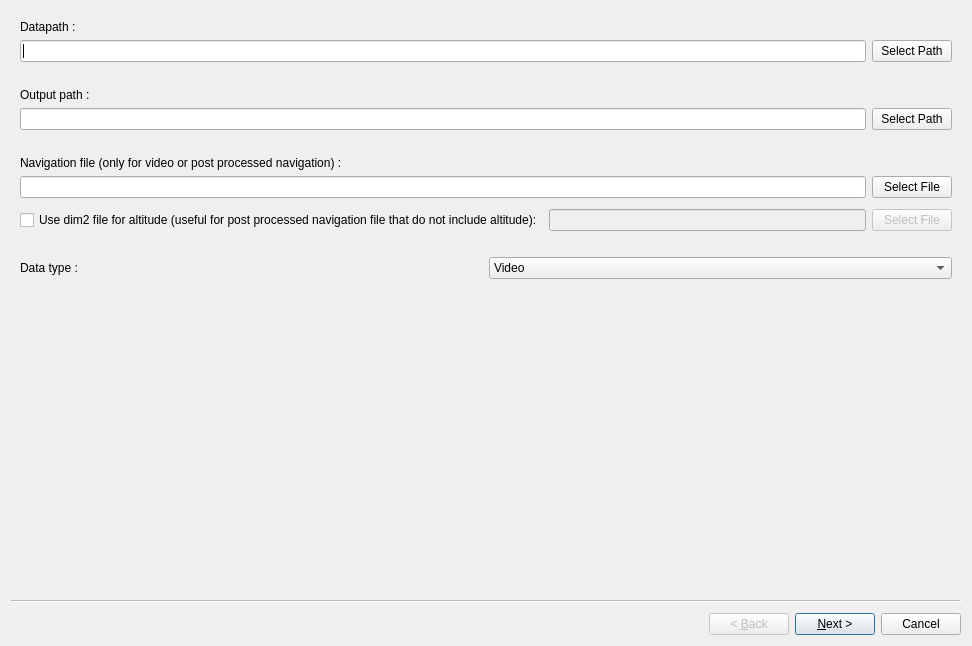
<?xml version="1.0" encoding="UTF-8"?>
<ui version="4.0">
 <class>DataPreprocessingWizard</class>
 <widget class="QWizard" name="DataPreprocessingWizard">
  <property name="geometry">
   <rect>
    <x>0</x>
    <y>0</y>
    <width>972</width>
    <height>646</height>
   </rect>
  </property>
  <property name="windowTitle">
   <string>Wizard</string>
  </property>
  <widget class="QWizardPage" name="data_selection_page">
   <layout class="QVBoxLayout" name="verticalLayout_2">
    <item>
     <widget class="QLabel" name="label">
      <property name="text">
       <string>Datapath :</string>
      </property>
     </widget>
    </item>
    <item>
     <layout class="QHBoxLayout" name="horizontalLayout">
      <property name="topMargin">
       <number>0</number>
      </property>
      <property name="bottomMargin">
       <number>20</number>
      </property>
      <item>
       <widget class="QLineEdit" name="data_path_line"/>
      </item>
      <item>
       <widget class="QPushButton" name="select_path">
        <property name="text">
         <string>Select Path</string>
        </property>
       </widget>
      </item>
     </layout>
    </item>
    <item>
     <widget class="QLabel" name="label_7">
      <property name="text">
       <string>Output path :</string>
      </property>
     </widget>
    </item>
    <item>
     <layout class="QHBoxLayout" name="horizontalLayout_7">
      <property name="bottomMargin">
       <number>20</number>
      </property>
      <item>
       <widget class="QLineEdit" name="out_data_path_line"/>
      </item>
      <item>
       <widget class="QPushButton" name="select_out_path">
        <property name="text">
         <string>Select Path</string>
        </property>
       </widget>
      </item>
     </layout>
    </item>
    <item>
     <widget class="QLabel" name="label_2">
      <property name="text">
       <string>Navigation file (only for video or post processed navigation) :</string>
      </property>
     </widget>
    </item>
    <item>
     <layout class="QHBoxLayout" name="horizontalLayout_2">
      <property name="topMargin">
       <number>0</number>
      </property>
      <item>
       <widget class="QLineEdit" name="nav_file_line"/>
      </item>
      <item>
       <widget class="QPushButton" name="select_nav_file">
        <property name="text">
         <string>Select File</string>
        </property>
       </widget>
      </item>
     </layout>
    </item>
    <item>
     <layout class="QHBoxLayout" name="horizontalLayout_8">
      <property name="topMargin">
       <number>5</number>
      </property>
      <item>
       <widget class="QCheckBox" name="use_rt_dim2_cb">
        <property name="text">
         <string>Use dim2 file for altitude (useful for post processed navigation file that do not include altitude):</string>
        </property>
       </widget>
      </item>
      <item>
       <widget class="QLineEdit" name="rt_dim2_file">
        <property name="enabled">
         <bool>false</bool>
        </property>
       </widget>
      </item>
      <item>
       <widget class="QPushButton" name="select_dim2_file">
        <property name="enabled">
         <bool>false</bool>
        </property>
        <property name="text">
         <string>Select File</string>
        </property>
       </widget>
      </item>
     </layout>
    </item>
    <item>
     <layout class="QHBoxLayout" name="horizontalLayout_3">
      <property name="topMargin">
       <number>20</number>
      </property>
      <item>
       <widget class="QLabel" name="label_4">
        <property name="text">
         <string>Data type :</string>
        </property>
       </widget>
      </item>
      <item>
       <widget class="QComboBox" name="data_type_combo">
        <item>
         <property name="text">
          <string>Video</string>
         </property>
        </item>
        <item>
         <property name="text">
          <string>Photo</string>
         </property>
        </item>
       </widget>
      </item>
     </layout>
    </item>
   </layout>
  </widget>
  <widget class="QWizardPage" name="select_files_page">
   <layout class="QVBoxLayout" name="verticalLayout">
    <item>
     <widget class="QLabel" name="label_3">
      <property name="text">
       <string>Found files :</string>
      </property>
     </widget>
    </item>
    <item>
     <widget class="QListWidget" name="files_list"/>
    </item>
    <item>
     <layout class="QHBoxLayout" name="horizontalLayout_4">
      <property name="topMargin">
       <number>0</number>
      </property>
      <item>
       <widget class="QPushButton" name="select_all">
        <property name="text">
         <string>Select all</string>
        </property>
       </widget>
      </item>
      <item>
       <widget class="QPushButton" name="deselect_all">
        <property name="text">
         <string>Deselect all</string>
        </property>
       </widget>
      </item>
     </layout>
    </item>
   </layout>
  </widget>
  <widget class="QWizardPage" name="processing_selection">
   <layout class="QVBoxLayout" name="verticalLayout_3">
    <item>
     <widget class="QLabel" name="label_5">
      <property name="text">
       <string>Extraction rate (one image every X seconds, only for video) :</string>
      </property>
     </widget>
    </item>
    <item>
     <layout class="QHBoxLayout" name="horizontalLayout_5">
      <property name="bottomMargin">
       <number>20</number>
      </property>
      <item>
       <widget class="QLabel" name="label_6">
        <property name="text">
         <string>Typical value for ROV 2-3 sec, for scampi 0.33sec</string>
        </property>
       </widget>
      </item>
      <item>
       <widget class="QDoubleSpinBox" name="extract_rate_sb">
        <property name="minimum">
         <double>0.100000000000000</double>
        </property>
        <property name="value">
         <double>3.000000000000000</double>
        </property>
       </widget>
      </item>
     </layout>
    </item>
    <item>
     <widget class="QCheckBox" name="deinterlace_video_cb">
      <property name="text">
       <string>Deinterlace video</string>
      </property>
     </widget>
    </item>
    <item>
     <layout class="QHBoxLayout" name="horizontalLayout_9">
      <property name="topMargin">
       <number>0</number>
      </property>
      <item>
       <widget class="QCheckBox" name="correct_colors_cb">
        <property name="text">
         <string>Correct colors for underwater attenuation</string>
        </property>
        <property name="checked">
         <bool>true</bool>
        </property>
       </widget>
      </item>
      <item>
       <spacer name="horizontalSpacer">
        <property name="orientation">
         <enum>Qt::Horizontal</enum>
        </property>
        <property name="sizeHint" stdset="0">
         <size>
          <width>40</width>
          <height>20</height>
         </size>
        </property>
       </spacer>
      </item>
      <item>
       <widget class="QLabel" name="label_8">
        <property name="text">
         <string>Channel saturation percentage (between 0.01 and 1, recommended value : 0.6)</string>
        </property>
       </widget>
      </item>
      <item>
       <widget class="QDoubleSpinBox" name="sat_spinbox">
        <property name="minimumSize">
         <size>
          <width>100</width>
          <height>0</height>
         </size>
        </property>
        <property name="minimum">
         <double>0.60000000000000</double>
        </property>
        <property name="maximum">
         <double>1.000000000000000</double>
        </property>
        <property name="singleStep">
         <double>0.100000000000000</double>
        </property>
       </widget>
      </item>
     </layout>
    </item>
    <item>
     <widget class="QCheckBox" name="correct_illum_cb">
      <property name="text">
       <string>Correct for non uniform illumination</string>
      </property>
     </widget>
    </item>
    <item>
     <layout class="QHBoxLayout" name="horizontalLayout_6">
      <property name="topMargin">
       <number>20</number>
      </property>
      <item>
       <widget class="QCheckBox" name="res_limit_cb">
        <property name="text">
         <string>Limit resolution to (Mpx)</string>
        </property>
        <property name="checked">
         <bool>true</bool>
        </property>
       </widget>
      </item>
      <item>
       <widget class="QDoubleSpinBox" name="res_limit_sb">
        <property name="minimum">
         <double>0.500000000000000</double>
        </property>
        <property name="maximum">
         <double>50.000000000000000</double>
        </property>
        <property name="value">
         <double>4.000000000000000</double>
        </property>
       </widget>
      </item>
     </layout>
    </item>
   </layout>
  </widget>
 </widget>
 <resources/>
 <connections/>
</ui>
